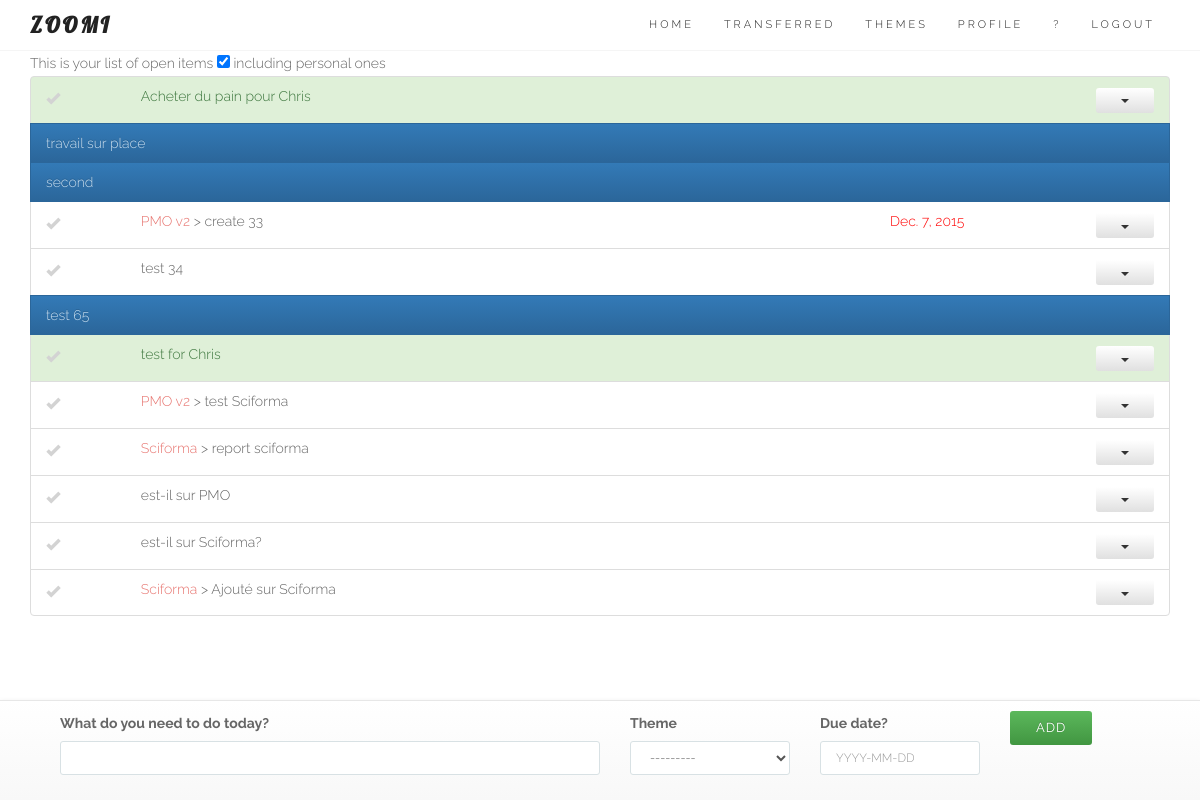
The app's page / (signed in), older data.
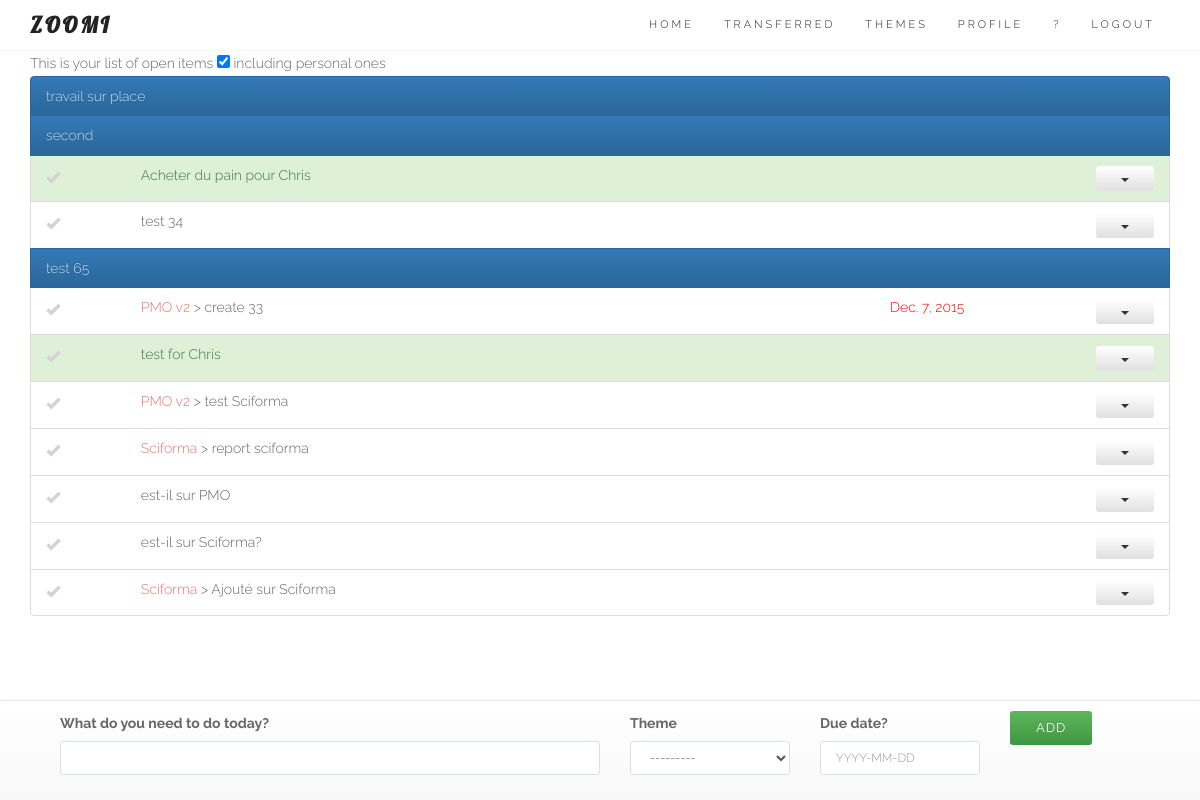
The same page, newer data.
### core/models.py (models this page shows, shortened)
class Entry(models.Model):
	user = models.ForeignKey(User)
	name = models.CharField(max_length=100)
	data = models.CharField(max_length=200, blank=True)
	order = models.IntegerField(default=1000)
	duedate = models.DateField(null=True, blank=True)
	done = models.BooleanField(default=False) # 0 = to do / 1 = completed
	impediment = models.BooleanField(default=False) # 0 = No / 1 = Yes
	transfered = models.BooleanField(default=False) # 0 = No / 1 = Yes = no longer in your List
	personal = models.BooleanField(default=False) # 0 = No / 1 = Yes
	assignees = models.ManyToManyField(User, related_name='assignees',blank=True)
	section = models.BooleanField(default=False) # 0 = No / 1 = Yes
	created_at = models.DateTimeField(auto_now_add=True)
	completed_on = models.DateTimeField(null=True, blank=True)
	theme = models.ForeignKey(Theme, null=True, blank=True)
	class Meta:
		ordering = ['order']
		verbose_name_plural = "entries"
	def __str__(self):
		return str(self.name)
	def update_entry_url(self):
		return reverse (viewname="detail", args=[self.id])
	def update_modal_entry_url(self):
		return reverse (viewname="entrymodal", args=[self.id])
	def comment_entry_url(self):
		return reverse (viewname="commentlist", args=[self.id])
	def theme_entry_url(self):
		return reverse (viewname="themedetails", args=[self.theme.id])

class Theme(models.Model):
	user = models.ForeignKey(User)
	name = models.CharField(max_length=100, null=True, blank=True)
	created_at = models.DateTimeField(auto_now_add=True)
	def __str__(self):
		return str(self.name)

### core/views.py (the view, shortened to what this page needs)
# urls.py: url(r'^$', login_required(coreviews.EntryListAppendViewBS.as_view()), name='entrylistBS'), # Bootstrap test
class EntryListAppendViewBS(ListAppendView):
	model = coremodels.Entry
	template_name = 'entry/listBS.html'
	context_object_name = 'entry'
	hide_sortable = ""
	def get_queryset(self):
		return coremodels.Entry.objects.filter(Q(user=self.request.user, transfered=0) | Q(assignees=self.request.user), done=False).order_by('order')

### core/models.py
class EntryCreateForm(ModelForm):
	class Meta:
		model = Entry
		fields = ['name','theme','duedate'] # the form on the homepage
	def __init__(self, *args, **kwargs): # current_business, as parameter (cf Creeam)
		current_user = kwargs.pop('user')
		super(EntryCreateForm, self).__init__(*args, **kwargs)
		self.fields['name'].label = "What do you need to do today?"
		self.fields['theme'].label = "Theme"
		self.fields['duedate'].label = "Have a due date?"
		self.fields['duedate'].widget.attrs['placeholder'] = "YYYY-MM-DD"
		self.fields['name'].widget.attrs['autofocus'] = "on"
		self.fields['theme'].queryset = Theme.objects.filter(user=current_user)

### core/models.py (called while the page is built)
	def get_form_kwargs(self):
		kwargs = super(ListAppendView, self).get_form_kwargs()
		kwargs['user'] = self.request.user
		return kwargs

### templates/entry/listBS.html (shortened to what this page needs)
{% extends "base/theme.html" %}
{% load sitegate %}
{% load staticfiles %}
{% block page_sub_title %}
<form>
This is your list of open items
<input type='checkbox' class='showpersonal' checked='checked'/> including personal ones
</form>
{% endblock %}
{% block content %}
<link rel="stylesheet" href="{% static "css/zoomi.css" %}">
<section id="services">
	<div class="container">
		<div class="row ">
			<div class="col-lg-12 text-center">
						<ul id="todo_list_BS">
						   	{% for objects in object_list %}
{% block detail %}
									{% include 'entry/detailsBS.html' %}
{% endblock %}
							{% endfor %}
						</ul>
			</div>
		</div>
	</div>
</section>
{% endblock %}
{% block footer %}
	<footer class="navbar navbar-default navbar-fixed-bottom footerform">
		<div class="container">
			{% include 'entry/create.html' %}
		</div>
	</footer>
{% endblock %}

### templates/entry/detailsBS.html (shortened to what this page needs)
								<li id="entry_{{ objects.id }}" class="list-group-item
										{% if objects.section == 1 %}active{% endif %}
										{% if objects.personal == 1 %}personal{% endif %}
										{% if objects.transfered == 1 %}list-group-item-success{% endif %}
										">
								  	<div class="row">
										<div class="{% if objects.section == 1 %}hidden-xs hidden-sm hidden-md{% else %}col-xs-1 col-sm-1 col-md-1{% endif %}">
								   			<span class="{% if objects.section == 0 %}glyphicon glyphicon-ok entrycheckmark{% endif %} {% if objects.done == 1 %}completed{% else %}todo{% endif %}" onclick="EntryComplete({{ objects.id }})"> </span>
								   		</div>
								   		<div class="col-xs-9 col-sm-6 col-md-6 text-left">
								   			<p class="list-group-item-text">
								   				{% if objects.theme %}
								   					<a href="{{ objects.theme_entry_url }}">{{ objects.theme }}</a> >
								   				{% endif %}
								   				{{ objects|truncatewords:10 }}</p>
								   		</div>
								   		{% if objects.section == 1 %}
											<div class="col-xs-1 col-sm-1 col-md-1"></div>
										{% endif %}
								   		<div class="hidden-xs col-sm-3 col-md-3 text-right">
								   			<p class="list-group-item-text">
								   				{% if objects.section == 0 %}
											        {% if objects.duedate %}
											            <span class="switchable
											                {% if objects.duedate|timesince >= "1 min" %}
											                overdue
											                {% endif %}
											                ">
											                {{ objects.duedate }}
											            </span>
											        {% endif %}
											    {% endif %}
								   			</p>
									    </div>
								   		<div class="col-xs-2 col-sm-2 col-md-2 text-right">
								   			{% if objects.section == 0 %}
												<div class="btn-group">
												  <button type="button" class="btn btn-xs btn-default dropdown-toggle" data-toggle="dropdown" aria-haspopup="true" aria-expanded="false">
												    <span class="caret"></span>
												  </button>
												</div>
											{% endif %}
									    </div>
									</div>
								</li>

Row changes from the older to the newer data that the page shows:
changed Entry "Acheter du pain pour Chris": moves down the list
changed Entry "create 33": moves down the list
